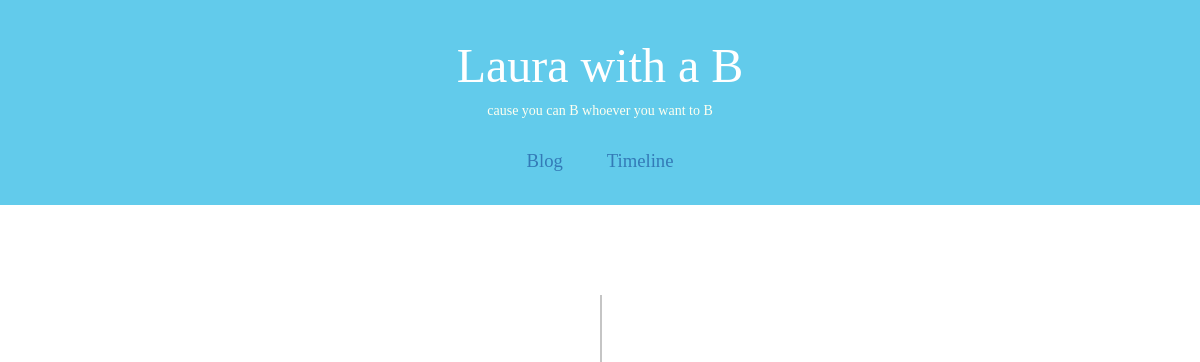
/timeline/, run on an earlier commit of the app's database.
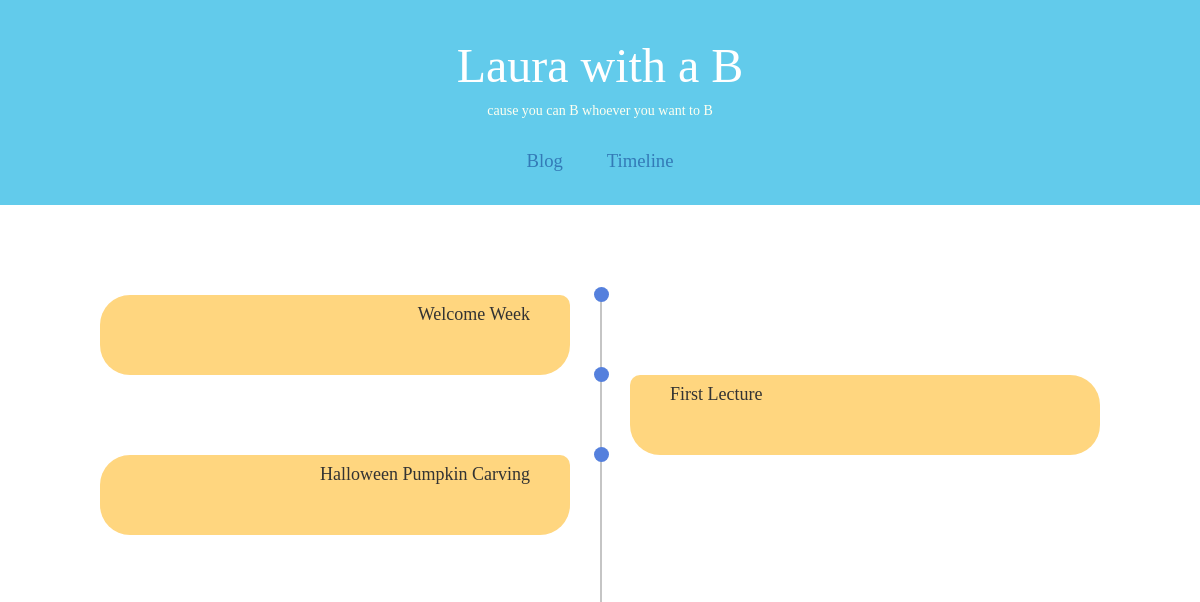
And on a later commit of the database.
### blog/models.py (models this page shows, shortened)
class Event(models.Model):
    title = models.CharField(max_length=300)
    left_side = models.BooleanField(default=False)

### blog/views.py (the view)
# urls.py: path('timeline/', views.event_list, name="event_list"),
def event_list(request):
    events = Event.objects.all()
    return render(request,'blog/event_list.html', {'events': events})

### blog/templates/blog/event_list.html (shortened to what this page needs)
{% extends 'blog/base.html' %}
{% block content %}
<div class="timeline_wrapper">
    <div class="timeline">
        <ul>
            {% for event in events %}
                <li>
                        <div class="event">
                            <h4>{{ event.title }}</h4>
                        </div>
                </li>
            {% endfor %}
        </ul>
    </div>
{% endblock %}

### blog/templates/blog/base.html (shortened to what this page needs)
{% load static %}
<html>
    <head>
        <link rel="stylesheet" href="//maxcdn.bootstrapcdn.com/bootstrap/3.2.0/css/bootstrap.min.css">
        <link rel="stylesheet" href="//maxcdn.bootstrapcdn.com/bootstrap/3.2.0/css/bootstrap-theme.min.css">
        <link rel="stylesheet" href="{% static 'css/blog.css' %}">
    </head>
    <body>
        <header class="page_header">
                <h1><a href="/">Laura with a B</a></h1>
                <h5 class="moto">cause you can B whoever you want to B</h5>
                <nav>
                    <ul>
                        <li class="header_button"><a href="/">Blog</a></li>
                        <li class="header_button"><a href="timeline/">Timeline</a></li>
                    </ul>
                </nav>
        </header>
        <div class="content_container">
                    {% block content %}
                    {% endblock %}
    </body>
</html>

### blog/static/css/blog.css (style rules this page uses)
h1 a, h2 a { font-family: candara; }
.page_header { background-color: rgb(98, 203, 235); margin-top: 0; padding: 20px 20px 20px 20px; }
.page_header h1, .page_header h1 a, .page_header h1 a:visited, .page_header h1 a:active { text-align: center; color: #ffffff; font-size: 36pt; text-decoration: none; }
.moto { text-align: center; color: ivory; font-family: candara; }
.page_header nav ul { margin-top: 30px; list-style-type: none; padding: 0; text-align: center; }
.page_header nav ul li { display: inline-block; margin-right: 20px; margin-left: 20px }
.header_button { font-family: candara; font-size: 14pt; color: ivory; }
.content_container { margin-left: auto; margin-right: auto; padding-left: 5%; padding-right: 5%; }
h1, h2, h3, h4 { font-family: candara; }
.timeline { margin: 50px auto; padding: 40px 0; position: relative; width: 1000px; }
.timeline:before { content: ''; position: absolute; left: 50%; width: 2px; height: 100%; background: #c5c5c5; }
.timeline ul { margin: 0; padding: 0; }
.timeline ul li { box-sizing: border-box; line-height: normal; list-style: none; position: relative; width: 47%; padding: 0px 40px; }
.timeline ul li:nth-child(odd) { border-radius: 30px 10px 30px 30px; float: left; text-align: right; clear: both; }
.timeline ul li:nth-child(odd) { border-radius: 30px 10px 30px 30px; }
.timeline ul li:nth-child(even) { border-radius: 10px 30px 30px 30px; float: right; text-align: left; clear: both; }
.timeline ul li:nth-child(even) { border-radius: 10px 30px 30px 30px; }
.event { padding-bottom: 20px; }
.timeline ul li:nth-child(odd):before { right: -38.5px; }
.timeline ul li:nth-child(even):before { left: -36.5px; }
.timeline ul li { background-color: rgb(255, 214, 127); height: 10%; }
.timeline ul li:before { content: ''; position: absolute; top: -8px; width: 15px; height: 15px; background: #5580dd; border-radius: 50%; }

What changed in the data, as far as the page shows it:
added Event: title "Welcome Week"
added Event: title "First Lecture"
added Event: title "Halloween Pumpkin Carving"
